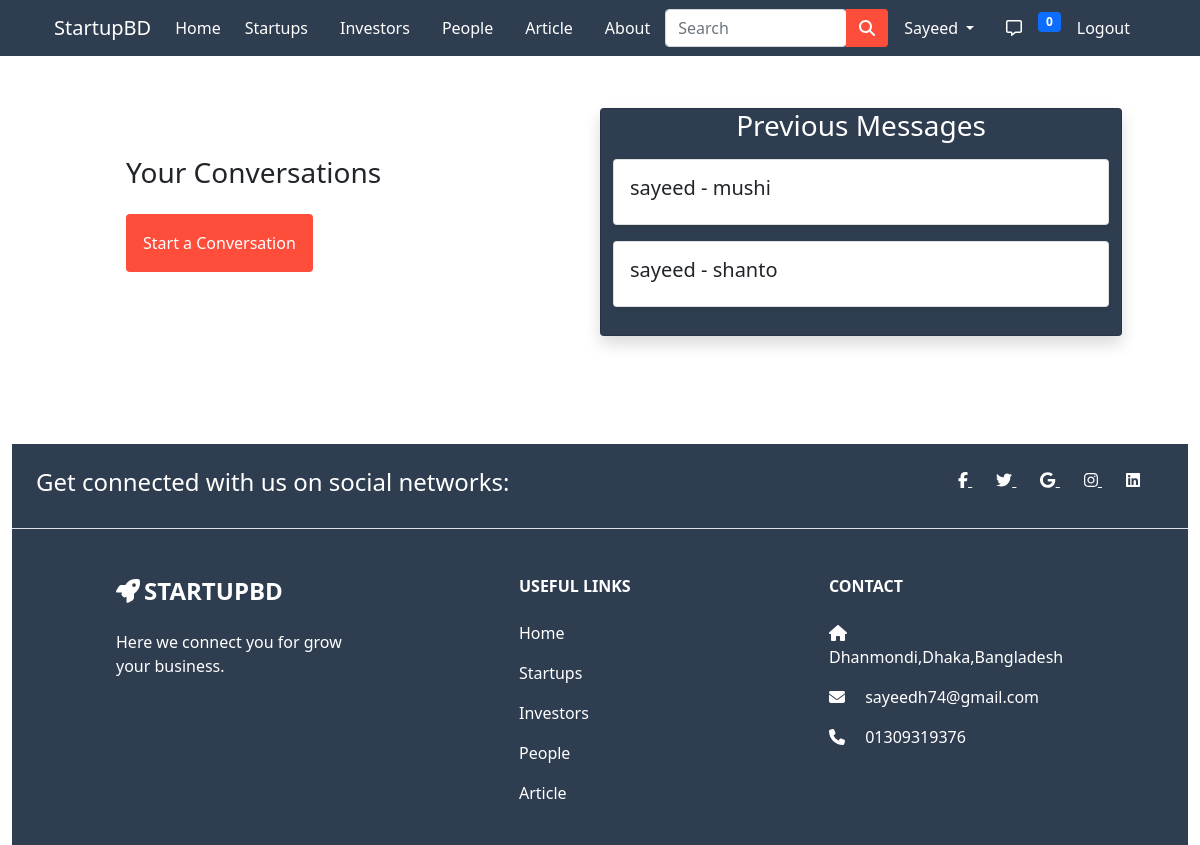
Screenshot of /inbox/ (signed in) with the database file from the repository.
### app/models.py (models this page shows)
class User(AbstractUser):
  is_customer = models.BooleanField(default=False)
  is_investor = models.BooleanField(default=False)
  is_startup = models.BooleanField(default=False)
  friends = models.ManyToManyField('User',blank=True)

class ThreadModel(models.Model):
  user = models.ForeignKey(User,on_delete=models.CASCADE,related_name='+')
  receiver = models.ForeignKey(User,on_delete=models.CASCADE,related_name='+')

### app/views.py (the view)
# urls.py: path('inbox/', ListThreads.as_view(), name='inbox'),
class ListThreads(View):
    def get(self, request, *args, **kwargs):
        threads = ThreadModel.objects.filter(
            Q(user=request.user) | Q(receiver=request.user))
        context = {
            'threads': threads
        }
        return render(request, 'app/inbox.html', context)

### app/templatetags/custom_tags.py (called while the page is built)
@register.inclusion_tag('app/show_notifications.html', takes_context=True)
def show_notifications(context):
	request_user = context['request'].user
	notifications = Notification.objects.filter(
		to_user=request_user).exclude(user_has_seen=True).order_by('-date')
	return {'notifications': notifications}

### app/templates/app/inbox.html (shortened to what this page needs)
{% extends 'app/base.html' %}
{% load static %}
{% block main-content %}
<div class="container my-5" style="padding: 60px;">
  <div class="row">
    <div class="col-md-6 p-5">
      <h3>Your Conversations</h3>
      <form method="GET" action="{% url 'create-thread' %}">
        <button class="btn p-3 my-3" type="submit" style="background-color: #FF4D3B; color: white;">Start a Conversation</button>
      </form>
    </div>
<div class="card shadow col-md-6" style="background-color:#2F3D50;">
  {% if threads %}
  <center><h3 style="color: white;">Previous Messages</h3></center>
  {% else %}
  <center><h3 style="color: white;">No Messages</h3></center>
  {% endif %}
  {% for thread in threads.all %}
    <div class="card p-3 shadow-sm my-2">
      <h5>{{ thread.user }} - {{ thread.receiver }}</h5>
    </div>
  {% endfor %}
  </div>
  </div>
  </div>
{% endblock main-content %}

### app/templates/app/base.html (shortened to what this page needs)
<!doctype html>
{% load custom_tags %}
<html lang="en">
<head>
  {% load static %}
  <link rel="stylesheet" href="{% static 'app/css/style.css' %}">
  <link href="https://cdn.jsdelivr.net/npm/bootstrap@5.0.0-beta1/dist/css/bootstrap.min.css" rel="stylesheet"
>
<link rel="stylesheet" href="https://stackpath.bootstrapcdn.com/font-awesome/4.7.0/css/font-awesome.min.css">
  <link rel="stylesheet" href="{% static 'app/css/owl.carousel.min.css' %}">
  <link rel="stylesheet" href="{% static 'app/css/all.min.css' %}">
  <link rel="stylesheet" href="https://cdnjs.cloudflare.com/ajax/libs/animate.css/3.7.2/animate.css">
</head>
<body>
  <div class="row">
    <div class="col-sm-12 col-md-12 col-lg-12">
      <nav id="nav" class="navbar navbar-expand-lg  fixed-top" style="background-color: #2F3D50;">
        <div class="container">
          <a class="navbar-brand" href="/" style="color: white; text-decoration:none;">StartupBD</a>
          <div class="collapse navbar-collapse" id="navbarSupportedContent">
            <ul class="navbar-nav me-auto mb-2 mb-lg-0">
              <li class="nav-item">
                <a class="nav-link active" aria-current="page" href="/">Home</a>
              </li>
              <li class="nav-item mx-2">
                <a href="{% url 'startup_home' %}" class="nav-link">Startups</a>
              </li>
              <li class="nav-item mx-2">
                <a href="{% url 'investor_home' %}" class="nav-link">Investors</a>
              </li>
              <li class="nav-item mx-2">
                <a href="{% url 'customer_home' %}" class="nav-link">People</a>
              </li>
              <li class="nav-item mx-2">
                <a href="{% url 'article' %}" class="nav-link">Article</a>
              </li>
              <li class="nav-item mx-2">
                <a href="{% url 'about' %}" class="nav-link">About</a>
              </li>
            </ul>
            <form class="d-flex input-group w-auto" method="POST" action="{% url 'search_list' %}">
              <input type="search" class="form-control rounded" name="q" placeholder="Search" aria-label="Search"
                aria-describedby="search-addon" />
             <button type="submit" class="btn" style="background-color:#FF4D3B;"><i class="fas fa-search" style="color: white;"></i></button>
            </form>
            <div>
              <ul class="navbar-nav me-auto mb-2 mb-lg-0">
                {% if request.user.is_authenticated %}
                <li class="nav-item dropdown mx-2">
                  <a class="nav-link dropdown-toggle" href="#" id="profileDropdown" role="button"
                    data-bs-toggle="dropdown" aria-expanded="false">
                    {{request.user.username|capfirst}}
                  </a>
                </li>
                <li class="nav-item mx-2">
                  <a href="{% url 'inbox' %}" class="nav-link"><i class="far fa-comment-alt "></i></a>
                </li>
                <li class="nav-item">
                  <div class="nav-item">
                    {% show_notifications %}
                  </div>
                </li>
                <li class="nav-item mx-2">
                  <a href="{% url 'logout' %}" class="nav-link">Logout</a>
                </li>
                {% endif %}
              </ul>
            </div>
          </div>
        </div>
      </nav>
    </div>
  </div>
  {% block main-content %} {% endblock main-content %}
  <div class="container-fluid">
    <div class="row">
      <div class="col-md-12">
        <footer class=" text-center text-lg-start text-white" style="background-color: #2F3D50;">
          <section class="d-flex justify-content-center justify-content-lg-between p-4 border-bottom">
            <div class="me-5 d-none d-lg-block">
              <span>
                <h4>Get connected with us on social networks:</h4>
              </span>
            </div>
            <div>
              <a href="" class="me-4 text-reset">
                <i class="fab fa-facebook-f"></i>
              </a>
              <a href="" class="me-4 text-reset">
                <i class="fab fa-twitter"></i>
              </a>
              <a href="" class="me-4 text-reset">
                <i class="fab fa-google"></i>
              </a>
              <a href="" class="me-4 text-reset">
                <i class="fab fa-instagram"></i>
              </a>
              <a href="" class="me-4 text-reset">
                <i class="fab fa-linkedin"></i>
              </a>
            </div>
          </section>
          <section class="">
            <div class="container text-center text-md-start mt-5">
              <div class="row mt-3">
                <div class="col-md-3 col-lg-4 col-xl-3 mx-auto mb-4">
                  <h4 class="text-uppercase fw-bold mb-4">
                  <i class="fa fa-rocket me-1" style="font-size:24px"></i>StartupBD
                  </h4>
                  <p>
                    Here we connect you for grow your business.
                  </p>
                </div>
                <div class="col-md-3 col-lg-2 col-xl-2 mx-auto mb-4">
                  <h6 class="text-uppercase fw-bold mb-4">
                    Useful links
                  </h6>
                  <p>
                    <a href="{% url 'home' %}" style="text-decoration: none;" class="text-reset">Home</a>
                  </p>
                  <p>
                    <a href="{% url 'startup_home' %}" style="text-decoration: none;" class="text-reset">Startups</a>
                  </p>
                  <p>
                    <a href="{% url 'investor_home' %}" style="text-decoration: none;" class="text-reset">Investors</a>
                  </p>
                  <p>
                    <a href="{% url 'customer_home' %}" style="text-decoration: none;" class="text-reset">People</a>
                  </p>
                  <p>
                    <a href="{% url 'article' %}" style="text-decoration: none;" class="text-reset">Article</a>
                  </p>
                </div>
                <div class="col-md-4 col-lg-3 col-xl-3 mx-auto mb-md-0 mb-4">
                  <h6 class="text-uppercase fw-bold mb-4">
                    Contact
                  </h6>
                  <p><i class="fas fa-home me-3"></i>Dhanmondi,Dhaka,Bangladesh</p>
                  <p>
                    <i class="fas fa-envelope me-3"></i>
                    sayeedh74@gmail.com
                  </p>
                  <p><i class="fas fa-phone me-3"></i> 01309319376</p>
                </div>
              </div>
            </div>
          </section>
        </footer>
      </div>
    </div>
  </div>
</body>
</html>

### app/templates/app/base.html (style rules this page uses)
.nav-link { color: white; transition: all .3s ease-in-out; }

### app/templates/app/show_notifications.html (style rules this page uses)
.dropdown { position: relative; display: inline-block; }

### rows the page displays
User: user.username "Sayeed"
ThreadModel: user "sayeed", receiver "mushi"
ThreadModel: user "sayeed", receiver "shanto"

### other values shown
{{ notifications.count }} "0"
